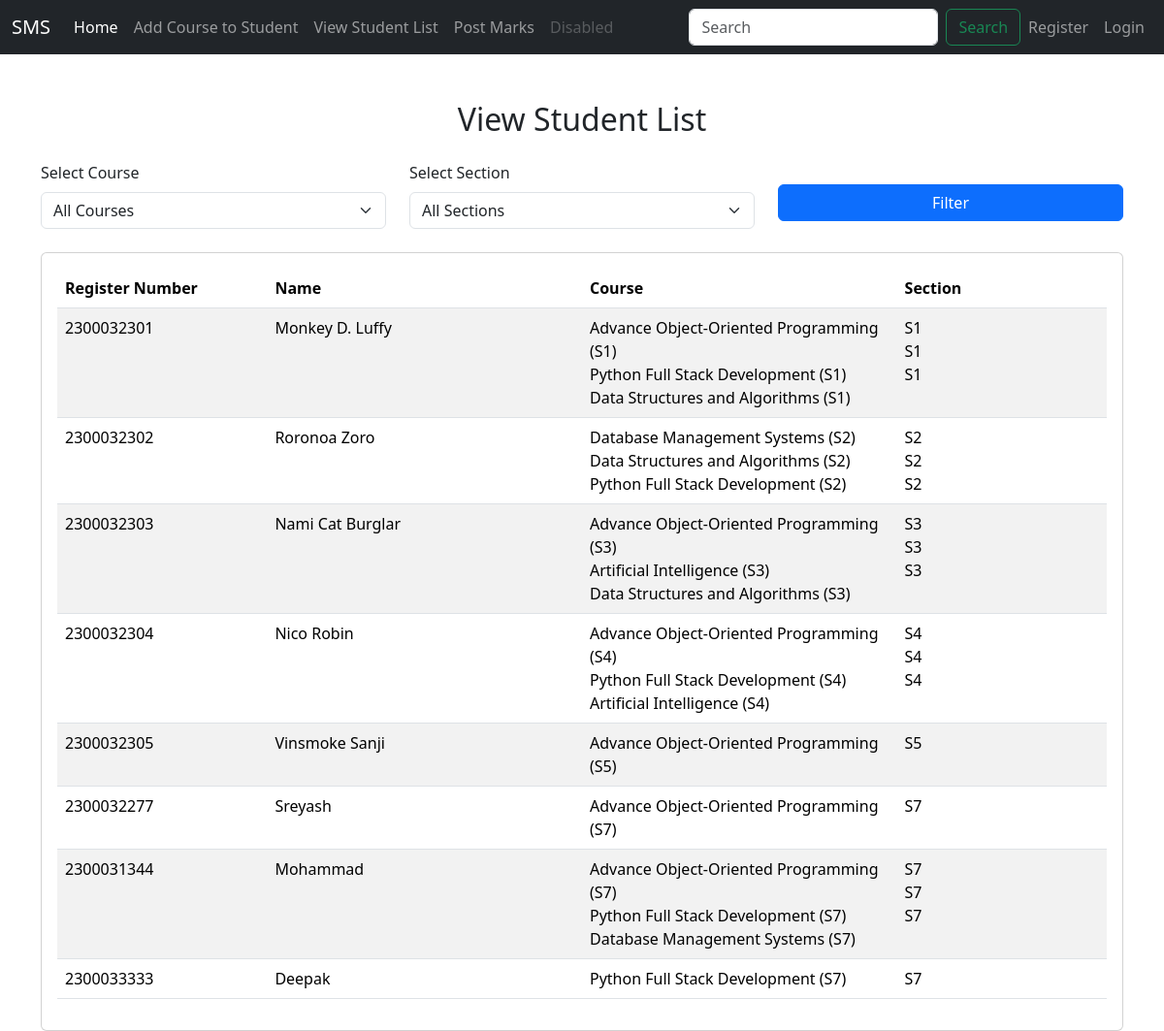
The app's page /facultyapp/view_student_list/ with its own data.
### adminapp/models.py (models this page shows, shortened)
class StudentList(models.Model):
    Register_Number = models.CharField(max_length=15, unique=True)
    Name = models.CharField(max_length=50)
    user = models.OneToOneField(User, on_delete=models.CASCADE, null=True)

### facultyapp/models.py (models this page shows, shortened)
class AddCourse(models.Model):
    COURSE_CHOICES = [
        ('AOOP', 'Advance Object-Oriented Programming'),
        ('PFSD', 'Python Full Stack Development'),
        ('DBMS', 'Database Management Systems'),
        ('DSA', 'Data Structures and Algorithms'),
        ('AI', 'Artificial Intelligence'),
    ]
    SECTION_CHOICES = [
        ('S1', 'Section S1'),
        ('S2', 'Section S2'),
        ('S3', 'Section S3'),
        ('S4', 'Section S4'),
        ('S5', 'Section S5'),
        ('S6', 'Section S6'),
        ('S7', 'Section S7'),
        ('S8', 'Section S8'),
        ('S9', 'Section S9'),
    ]
    student = models.ForeignKey(StudentList, on_delete=models.CASCADE)
    course = models.CharField(max_length=50, choices=COURSE_CHOICES)
    section = models.CharField(max_length=5, choices=SECTION_CHOICES)

### facultyapp/views.py (the view)
# urls.py: path('view_student_list/',views.view_student_list, name='view_student_list'),
def view_student_list(request):
    course = request.GET.get('course')
    section = request.GET.get('section')
    student_courses = AddCourse.objects.all()
    if course:
        student_courses = student_courses.filter(course=course)
    if section:
        student_courses = student_courses.filter(section=section)
    students = StudentList.objects.filter(id__in=student_courses.values('student_id'))
    course_choices = AddCourse.COURSE_CHOICES
    section_choices = AddCourse.SECTION_CHOICES
    context = {
        'students': students,
        'course_choices': course_choices,
        'section_choices': section_choices,
        'selected_course': course,
        'selected_section': section,
    }
    return render(request, 'facultyapp/view_student_list.html', context)

### templates/facultyapp/view_student_list.html (shortened to what this page needs)
{% extends 'Navbar/FacultyNavbar.html' %}
{% load static %}
{% block body %}
    <div class="container mt-5">
        <h2 class="text-center mb-4">View Student List</h2>
        <form method="get" class="mb-4">
            <div class="row">
                <div class="col-md-4">
                    <label for="course" class="form-label">Select Course</label>
                    <select name="course" id="course" class="form-select">
                        <option value="">All Courses</option>
                    </select>
                </div>
                <div class="col-md-4">
                    <label for="section" class="form-label">Select Section</label>
                    <select name="section" id="section" class="form-select">
                        <option value="">All Sections</option>
                    </select>
                </div>
                <div class="col-md-4 mt-4">
                    <button type="submit" class="btn btn-primary w-100">Filter</button>
                </div>
            </div>
        </form>
        <div class="card">
            <div class="card-body">
                <table class="table table-striped">
                    <thead>
                        <tr>
                            <th style="width: 20%;">Register Number</th>
                            <th style="width: 30%;">Name</th>
                            <th style="width: 30%;">Course</th>
                            <th style="width: 20%;">Section</th>
                        </tr>
                    </thead>
                    <tbody>
                        {% if students %}
                            {% for student in students %}
                                <tr>
                                    <td>{{ student.Register_Number }}</td>
                                    <td>{{ student.Name }}</td>
                                    <td>
                                        {% for addcourse in student.addcourse_set.all %}
                                            {% with course_code=addcourse.course %}
                                                {% for value, label in course_choices %}
                                                    {% if value == course_code %}
                                                        {{ label }} ({{ addcourse.section }})<br>
                                                    {% endif %}
                                                {% endfor %}
                                            {% endwith %}
                                        {% endfor %}
                                    </td>
                                    <td>
                                        {% if student.addcourse_set.all %}
                                            {% for addcourse in student.addcourse_set.all %}
                                                {{ addcourse.section }}<br>
                                            {% endfor %}
                                        {% else %}
                                            No section available
                                        {% endif %}
                                    </td>
                                </tr>
                            {% endfor %}
                        {% else %}
                            <tr>
                                <td colspan="4" class="text-center">No students found.</td>
                            </tr>
                        {% endif %}
                    </tbody>
                </table>
            </div>
        </div>
    </div>
{% endblock %}

### records on screen
StudentList: Register_Number "2300032301", Name "Monkey D. Luffy"
AddCourse: course_choices "Advance Object-Oriented Programming", section "S1", section "S1"
AddCourse: course_choices "Python Full Stack Development", section "S1", section "S1"
AddCourse: course_choices "Data Structures and Algorithms", section "S1", section "S1"
StudentList: Register_Number "2300032302", Name "Roronoa Zoro"
AddCourse: course_choices "Database Management Systems", section "S2", section "S2"
AddCourse: course_choices "Data Structures and Algorithms", section "S2", section "S2"
AddCourse: course_choices "Python Full Stack Development", section "S2", section "S2"
StudentList: Register_Number "2300032303", Name "Nami Cat Burglar"
AddCourse: course_choices "Advance Object-Oriented Programming", section "S3", section "S3"
AddCourse: course_choices "Artificial Intelligence", section "S3", section "S3"
AddCourse: course_choices "Data Structures and Algorithms", section "S3", section "S3"
StudentList: Register_Number "2300032304", Name "Nico Robin"
AddCourse: course_choices "Advance Object-Oriented Programming", section "S4", section "S4"
AddCourse: course_choices "Python Full Stack Development", section "S4", section "S4"
AddCourse: course_choices "Artificial Intelligence", section "S4", section "S4"
StudentList: Register_Number "2300032305", Name "Vinsmoke Sanji"
AddCourse: course_choices "Advance Object-Oriented Programming", section "S5", section "S5"
StudentList: Register_Number "2300032277", Name "Sreyash"
AddCourse: course_choices "Advance Object-Oriented Programming", section "S7", section "S7"
StudentList: Register_Number "2300031344", Name "Mohammad"
AddCourse: course_choices "Advance Object-Oriented Programming", section "S7", section "S7"
AddCourse: course_choices "Python Full Stack Development", section "S7", section "S7"
AddCourse: course_choices "Database Management Systems", section "S7", section "S7"
StudentList: Register_Number "2300033333", Name "Deepak"
AddCourse: course_choices "Python Full Stack Development", section "S7", section "S7"
